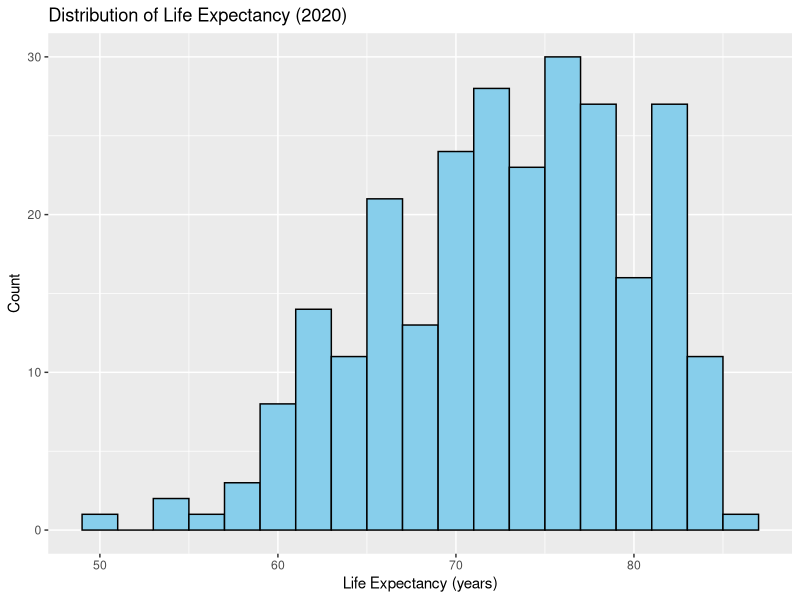
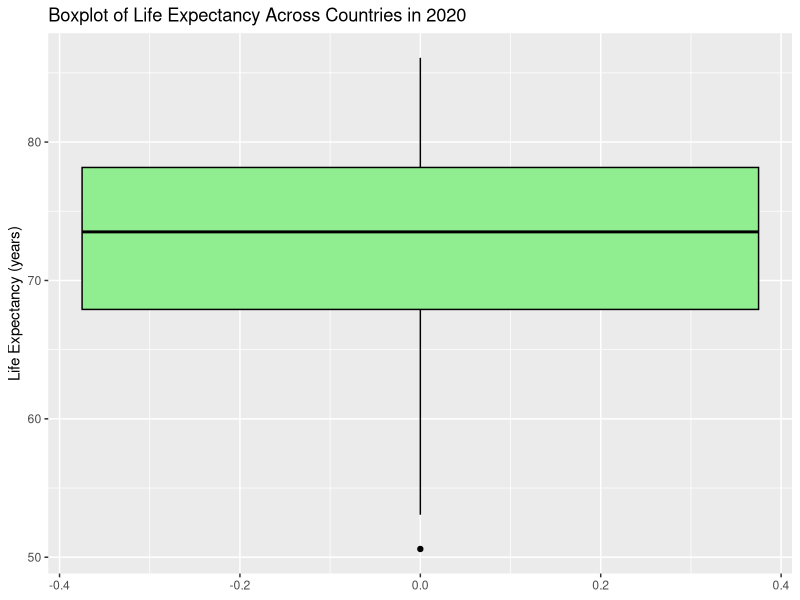
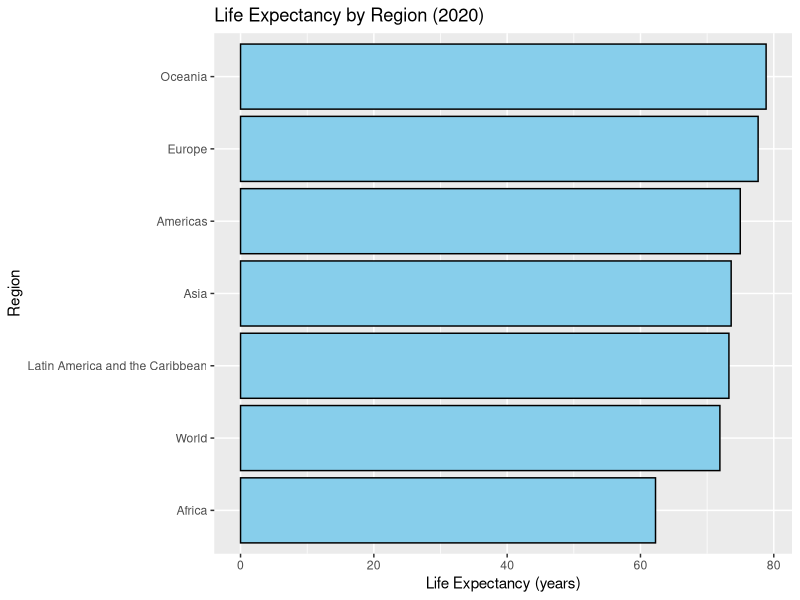

Write the R code that produced these figures, in order.
## ---- chunk 1
knitr::opts_chunk$set(echo = TRUE, warning = FALSE, message = FALSE)
library(ggplot2)
library(dplyr)
library(readr)
library(knitr)
## ---- chunk 2
# Load full dataset and filter to 2020; rename for clarity and drop missing values
data <- read_csv("life expectancy.csv")
data_2020 <- data %>%
  filter(Year == 2020) %>%
  rename(LifeExp = `Life expectancy`) %>%
  filter(!is.na(LifeExp))
kable(head(data_2020, 5), caption = "First 5 Country-Level Observations (2020)")
## ---- chunk 3
# Load regional dataset and apply same filtering and renaming as country-level data
reg_data <- read_csv("region life expectancy.csv")
reg_data_2020 <- reg_data %>%
  filter(Year == 2020) %>%
  rename(LifeExp = `Life expectancy`) %>%
  filter(!is.na(LifeExp))
kable(reg_data_2020, caption = "Regional Life Expectancy Values (2020)")
## ---- chunk 4
# Five-number summary plus mean, SD, and count for global life expectancy
summary_stats <- data_2020 %>%
  summarize(
    Mean = mean(LifeExp),
    Median = median(LifeExp),
    StdDev = sd(LifeExp),
    Min = min(LifeExp),
    Max = max(LifeExp),
    N = n()
  )

kable(summary_stats, caption = "Global Life Expectancy Summary Statistics (2020)")

# Identify the 5 countries/territories with the lowest life expectancy
bottom_countries <- data_2020 %>%
  arrange(LifeExp) %>%
  slice(1:5) %>%
  select(Entity, LifeExp)

kable(bottom_countries, caption = "Countries/Territories with the Lowest Life Expectancy in 2020")
## ---- chunk 5
#Top 5 Countries
top_countries <- data_2020 %>%
  arrange(desc(LifeExp)) %>%
  slice(1:5) %>%
  select(Entity, LifeExp)

kable(top_countries, caption = "Countries/Territories with the Highest Life Expectancy in 2020")
## ---- chunk 6
# Histogram of life expectancy distribution, binwidth of 2 years
ggplot(data_2020,aes(x =LifeExp)) +
geom_histogram(binwidth= 2, fill ="skyblue", color= "black")+
labs(title= "Distribution of Life Expectancy (2020)",
x = "Life Expectancy (years)",
y = "Count")
## ---- chunk 7
# Boxplot to visualize spread, median, and outliers in life expectancy across countries
ggplot(data_2020,aes(y =LifeExp)) +
geom_boxplot(fill= "lightgreen",color ="black") +
labs(
title= "Boxplot of Life Expectancy Across Countries in 2020",
y ="Life Expectancy (years)"
)
## ---- chunk 8
# Bar chart comparing life expectancy by world region, reordered for easier visual comparison
ggplot(reg_data_2020, aes(x = reorder(Entity, LifeExp), y = LifeExp)) +
  geom_col(fill = "skyblue", color = "black") +
  labs(
    title = "Life Expectancy by Region (2020)",
    x = "Region",
    y = "Life Expectancy (years)"
  ) +
  coord_flip()
